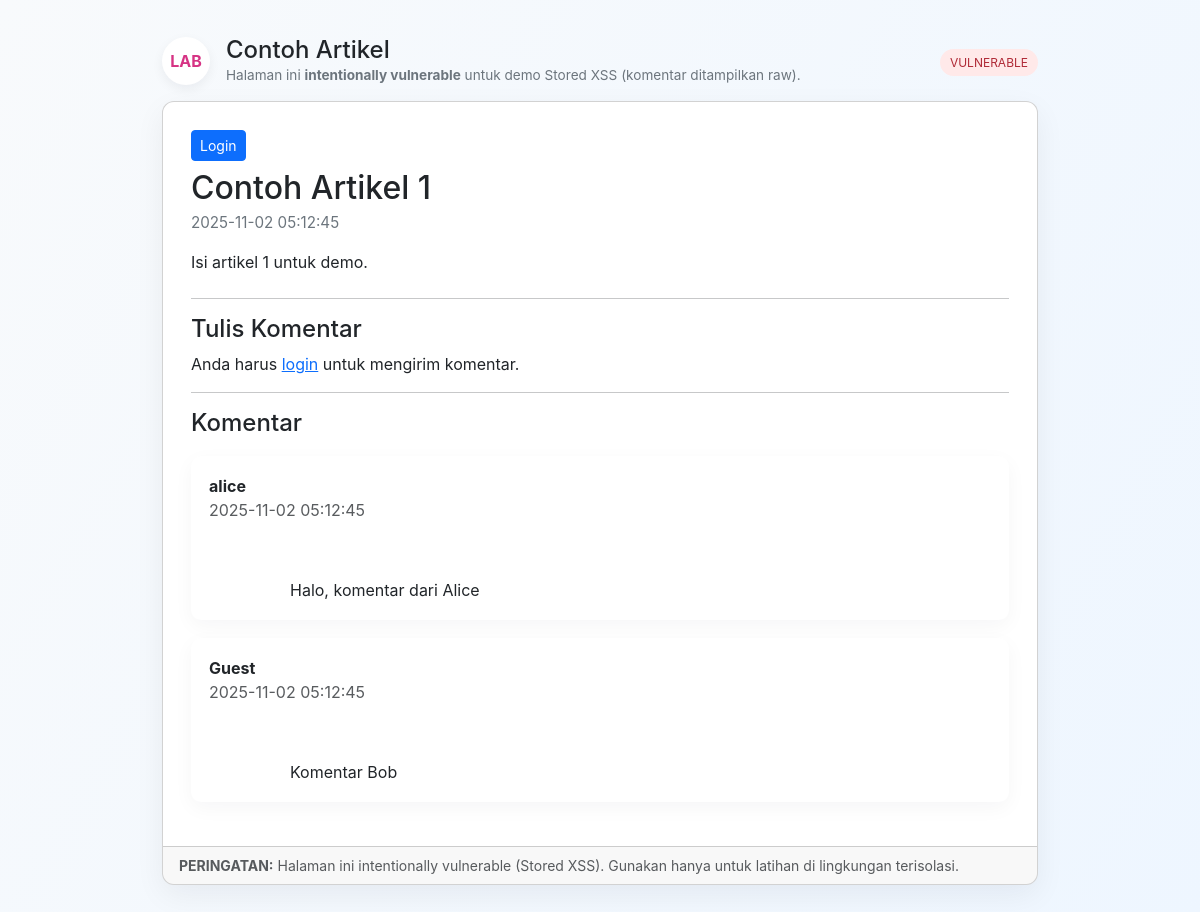
The app's page /praktikum_xss-main/post_vul.php with its own data.
### tables this page shows
CREATE TABLE posts (
  id INT AUTO_INCREMENT PRIMARY KEY,
  title VARCHAR(255),
  body TEXT,
  created_at DATETIME DEFAULT CURRENT_TIMESTAMP
);

CREATE TABLE comments (
  id INT AUTO_INCREMENT PRIMARY KEY,
  user_id INT,
  post_id INT,
  comment TEXT,
  created_at DATETIME DEFAULT CURRENT_TIMESTAMP,
  FOREIGN KEY (user_id) REFERENCES users(id)
);

CREATE TABLE users (
  id INT AUTO_INCREMENT PRIMARY KEY,
  username VARCHAR(100) UNIQUE NOT NULL,
  password VARCHAR(255) NOT NULL,
  role ENUM('user','admin') DEFAULT 'user',
  created_at TIMESTAMP DEFAULT CURRENT_TIMESTAMP
);

### praktikum_xss-main/auth_simple.php (called while the page is built, shortened)
<?php
function current_user(){
    return null;
}

### praktikum_xss-main/post_vul.php (the view, shortened to what this page needs)
<?php
require 'auth_simple.php';
$pdo = pdo_connect();
$post_id = (int)($_GET['id'] ?? 1);
$user = current_user();
$stmt = $pdo->prepare("SELECT * FROM posts WHERE id=:id LIMIT 1");
$stmt->execute([':id' => $post_id]);
$post = $stmt->fetch(PDO::FETCH_ASSOC);
$stmt = $pdo->prepare("
    SELECT c.*, u.username
    FROM comments c
    LEFT JOIN users u ON c.user_id = u.id
    WHERE c.post_id = :pid
    ORDER BY c.created_at DESC
");
$stmt->execute([':pid' => $post_id]);
$comments = $stmt->fetchAll(PDO::FETCH_ASSOC);
?>
<!doctype html>
<html lang="id">
<head>
  <link href="https://cdn.jsdelivr.net/npm/bootstrap@5.3.2/dist/css/bootstrap.min.css" rel="stylesheet">
</head>
<body>
  <div class="container container-main">
    <div class="d-flex justify-content-between align-items-center mb-3">
      <div class="d-flex align-items-center gap-3">
        <div class="rounded-circle d-inline-flex align-items-center justify-content-center" style="width:48px;height:48px;background:#fff;box-shadow:0 4px 12px rgba(16,24,40,0.06);font-weight:700;color:#d63384">LAB</div>
        <div>
          <h4 class="mb-0">Contoh Artikel</h4>
          <div class="note">Halaman ini <strong>intentionally vulnerable</strong> untuk demo Stored XSS (komentar ditampilkan raw).</div>
        </div>
      </div>
      <div class="text-end">
        <span class="vuln-badge">VULNERABLE</span>
      </div>
    </div>
    <div class="card post-card">
      <div class="post-body">
        <div class="d-flex justify-content-between mb-2">
          <div>
            <?php if ($user): ?>
              <small class="text-muted">Signed in as: <strong><?php echo htmlspecialchars($user['username'], ENT_QUOTES, 'UTF-8'); ?></strong></small>
            <?php else: ?>
              <a class="btn btn-primary btn-sm" href="login.php">Login</a>
            <?php endif; ?>
          </div>
        </div>
        <h2 class="mb-1"><?php echo htmlspecialchars($post['title'] ?? '—', ENT_QUOTES, 'UTF-8'); ?></h2>
        <div class="post-meta mb-3">
          <?php echo htmlspecialchars($post['created_at'] ?? '', ENT_QUOTES, 'UTF-8'); ?>
        </div>
        <div class="mb-4"><?php echo nl2br(htmlspecialchars($post['body'] ?? '', ENT_QUOTES, 'UTF-8')); ?></div>
        <hr>
        <h4>Tulis Komentar</h4>
        <?php if ($user): ?>
          <form method="post" class="mb-3" autocomplete="off">
            <input type="hidden" name="csrf_token" value="<?php echo htmlspecialchars($_SESSION['csrf_token'], ENT_QUOTES, 'UTF-8'); ?>">
            <input type="hidden" name="action" value="post_comment">
            <div class="mb-3">
              <textarea name="comment" rows="5" class="form-control" placeholder="Tulis komentar Anda (maks 2000 karakter)"><?php echo isset($_POST['comment']) ? htmlspecialchars($_POST['comment'], ENT_QUOTES, 'UTF-8') : ''; ?></textarea>
            </div>
            <div class="d-flex justify-content-between align-items-center">
              <div class="note">HTML dalam komentar akan dieksekusi — ini sengaja untuk demo XSS.</div>
              <div>
                <button type="submit" class="btn btn-primary">Kirim Komentar</button>
              </div>
            </div>
          </form>
        <?php else: ?>
          <p>Anda harus <a href="login.php">login</a> untuk mengirim komentar.</p>
        <?php endif; ?>
        <hr>
        <h4>Komentar</h4>
        <?php if (empty($comments)): ?>
          <p class="text-muted">Belum ada komentar.</p>
        <?php else: ?>
          <div class="mt-3">
            <?php foreach ($comments as $c): ?>
              <div class="comment-card mb-3">
                <div class="d-flex justify-content-between">
                  <div>
                    <strong><?php echo htmlspecialchars($c['username'] ?? 'Guest', ENT_QUOTES, 'UTF-8'); ?></strong>
                    <div class="text-muted"><?php echo htmlspecialchars($c['created_at'] ?? '', ENT_QUOTES, 'UTF-8'); ?></div>
                  </div>
                </div>
                <div class="mt-2 raw-comment">
                  <?php echo $c['comment']; ?>
                </div>
              </div>
            <?php endforeach; ?>
          </div>
        <?php endif; ?>
      </div>
      <div class="card-footer text-muted small">
        <strong>PERINGATAN:</strong> Halaman ini intentionally vulnerable (Stored XSS).
        Gunakan hanya untuk latihan di lingkungan terisolasi.
      </div>
    </div>
  </div>
</body>
</html>

### praktikum_xss-main/post_vul.php (style rules this page uses)
body { background: linear-gradient(120deg,#f8fafc 0%, #eef6ff 100%); min-height:100vh; font-family:Inter, system-ui, -apple-system, "Segoe UI", Roboto, "Helvetica Neue", Arial; }
.container-main { max-width:900px; margin:36px auto; }
.post-card { border-radius:12px; box-shadow:0 10px 30px rgba(15,23,42,0.06); overflow:hidden; background:#fff; }
.post-body { padding:28px; }
.post-meta { color:#6c757d; font-size:.95rem; }
.comment-card { margin-top:18px; padding:18px; background:#fff; border-radius:10px; box-shadow:0 6px 20px rgba(15,23,42,0.04); }
.vuln-badge { font-size:.75rem; background:#ffe9e9; color:#b02a37; padding:6px 10px; border-radius:999px; }
.note { font-size:.85rem; color:#6c757d; }
.raw-comment { white-space: pre-wrap; }

### records on screen
posts: title "Contoh Artikel 1", created_at "2025-11-02 05:12:45", body "Isi artikel 1 untuk demo."
comments: user.username "alice", created_at "2025-11-02 05:12:45", comment "Halo, komentar dari Alice"
comments: username "Guest", created_at "2025-11-02 05:12:45", comment "Komentar Bob"
